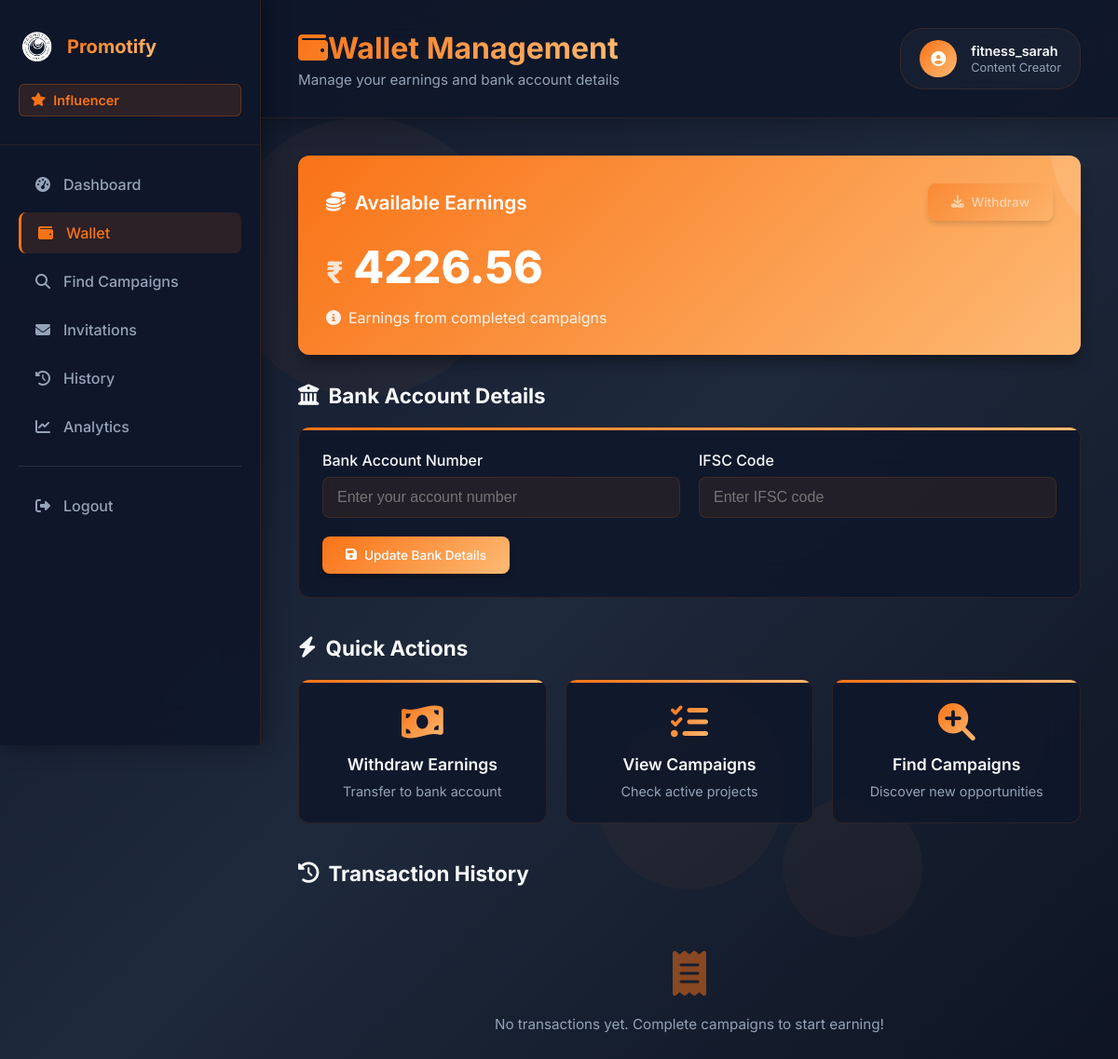
The page /iwallet (signed in) on the database as committed earlier.
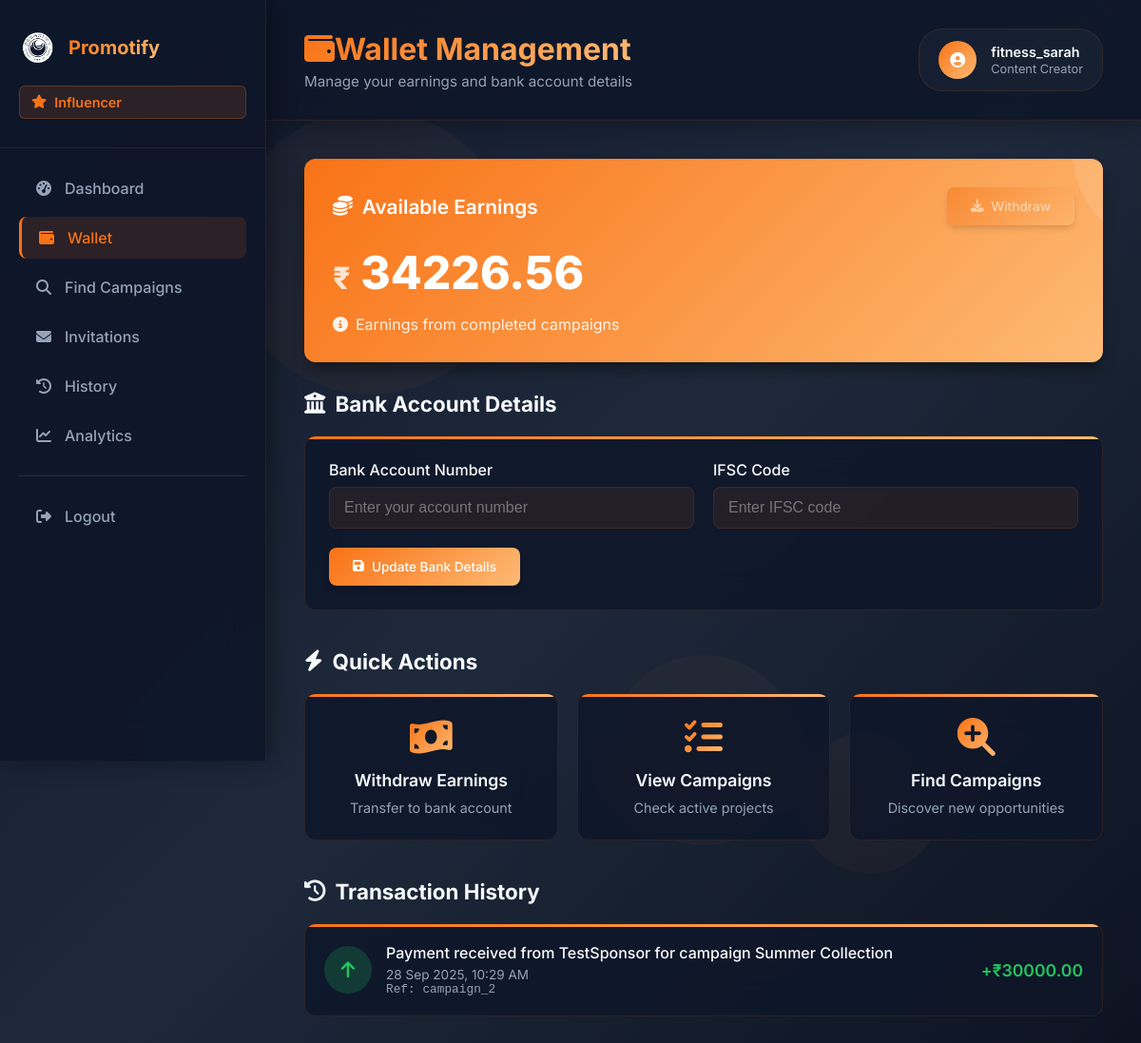
The same page on the database as committed later.
### models.py (models this page shows, shortened)
class Influencer(db.Model):
    id = db.Column(db.Integer, primary_key=True)
    username = db.Column(db.String(15), unique=True, nullable=False)
    email = db.Column(db.String(30), unique=True, nullable=False)
    password = db.Column(db.String(10), nullable=False)
    instagram = db.Column(db.String(15), unique=True, nullable=True)
    linkedin = db.Column(db.String(20), unique=True, nullable=True)
    twitter = db.Column(db.String(20), unique=True, nullable=True)
    youtube = db.Column(db.String(20), unique=True, nullable=True)
    bio = db.Column(db.Text, nullable=True)
    niche = db.Column(db.String(100), nullable=True)  # Primary niche
    secondary_niches = db.Column(db.String(200), nullable=True)  # JSON string for multiple niches
    instagram_followers = db.Column(db.Integer, default=0)
    youtube_subscribers = db.Column(db.Integer, default=0)
    twitter_followers = db.Column(db.Integer, default=0)
    linkedin_connections = db.Column(db.Integer, default=0)
    instagram_url = db.Column(db.String(200), nullable=True)
    youtube_url = db.Column(db.String(200), nullable=True)
    twitter_url = db.Column(db.String(200), nullable=True)
    linkedin_url = db.Column(db.String(200), nullable=True)
    engagement_rate = db.Column(db.Float, default=0.0)  # Average engagement rate
    profile_verified = db.Column(db.Boolean, default=False)
    profile_picture = db.Column(db.String(200), nullable=True)  # Path to profile picture
    last_profile_update = db.Column(db.DateTime, default=datetime.utcnow)
    wallet_balance = db.Column(db.Float, default=0.0, nullable=False)
    bank_account = db.Column(db.String(20), nullable=True)
    ifsc_code = db.Column(db.String(11), nullable=True)
    date_joined = db.Column(db.DateTime, default=datetime.utcnow)
    campaigns = db.relationship('Campaign', secondary='application',
                                primaryjoin="and_(Influencer.id==Application.influencer_id, Application.status=='accepted')",
                                backref=db.backref('accepted_influencers', lazy='dynamic'))

class WalletTransaction(db.Model):
    id = db.Column(db.Integer, primary_key=True)
    user_id = db.Column(db.Integer, nullable=False)  # Sponsor or Influencer ID
    user_type = db.Column(db.String(20), nullable=False)  # 'sponsor' or 'influencer'
    transaction_type = db.Column(db.String(20), nullable=False)  # 'credit', 'debit', 'recharge', 'withdrawal'
    amount = db.Column(db.Float, nullable=False)
    description = db.Column(db.Text, nullable=True)
    reference_id = db.Column(db.String(50), nullable=True)  # Campaign ID or Transaction reference
    created_at = db.Column(db.DateTime, default=datetime.utcnow)

### routes.py (the view, shortened to what this page needs)
    @app.route('/iwallet', methods=['GET', 'POST'])
    def influencer_wallet():
        if 'influencer_id' not in session:
            flash('You need to log in first.', 'error')
            return redirect(url_for('influ_log'))
        influencer = Influencer.query.get(session['influencer_id'])
        transactions = WalletTransaction.query.filter_by(
            user_id=influencer.id,
            user_type='influencer'
        ).order_by(WalletTransaction.created_at.desc()).limit(20).all()
        return render_template('iwallet.html',
                               influencer=influencer,
                               transactions=transactions)

### templates/iwallet.html (shortened to what the changed rows need)
<!DOCTYPE html>
<html lang="en">
<head>
    <link rel="stylesheet" type="text/css" href="{{ url_for('static', filename='css/iwallet.css') }}">
    <link rel="stylesheet" href="https://cdnjs.cloudflare.com/ajax/libs/font-awesome/6.4.0/css/all.min.css">
</head>
<body>
    <main class="main-content">
        <header class="content-header">
            <div class="header-left">
                <h1><i class="fas fa-wallet"></i>Wallet Management</h1>
            </div>
            <div class="user-info">
                <div class="user-details">
                    <span class="user-name">{{ influencer.username }}</span>
                    <span class="user-role">Content Creator</span>
                </div>
            </div>
        </header>
        <div class="content">
            <div class="wallet-balance-section">
                <div class="balance-card">
                    <div class="balance-header">
                        <h2><i class="fas fa-coins"></i>Available Earnings</h2>
                    </div>
                    <div class="balance-amount">
                        <span class="currency">₹</span>
                        <span class="amount">{{ "%.2f"|format(influencer.wallet_balance) }}</span>
                    </div>
                </div>
            </div>
            <div class="transaction-history-section">
                {% if transactions %}
                    <div class="transactions-list">
                        {% for transaction in transactions %}
                        <div class="transaction-item {{ transaction.transaction_type }}">
                            <div class="transaction-icon">
                                {% if transaction.transaction_type == 'credit' %}
                                    <i class="fas fa-arrow-up text-success"></i>
                                {% else %}
                                    <i class="fas fa-arrow-down text-warning"></i>
                                {% endif %}
                            </div>
                            <div class="transaction-details">
                                <div class="transaction-description">{{ transaction.description }}</div>
                                <div class="transaction-date">{{ transaction.created_at.strftime('%d %b %Y, %I:%M %p') }}</div>
                                {% if transaction.reference_id %}
                                    <div class="transaction-ref">Ref: {{ transaction.reference_id }}</div>
                                {% endif %}
                            </div>
                            <div class="transaction-amount {{ transaction.transaction_type }}">
                                {% if transaction.transaction_type == 'credit' %}
                                    +₹{{ "%.2f"|format(transaction.amount) }}
                                {% else %}
                                    -₹{{ "%.2f"|format(transaction.amount) }}
                                {% endif %}
                            </div>
                        </div>
                        {% endfor %}
                    </div>
                {% else %}
                    <div class="empty-state">
                        <i class="fas fa-receipt"></i>
                        <p>No transactions yet. Complete campaigns to start earning!</p>
                    </div>
                {% endif %}
            </div>
        </div>
    </main>
</body>
</html>

Rows that differ between the two databases and show on the page:
changed Influencer "fitness_sarah": wallet_balance "4226.56" → "34226.56"
added WalletTransaction: transaction_type "credit" (drawn), amount "30000.00"
Other text that changed with them:
text no longer shown: "No transactions yet. Complete campaigns to start earning!"
